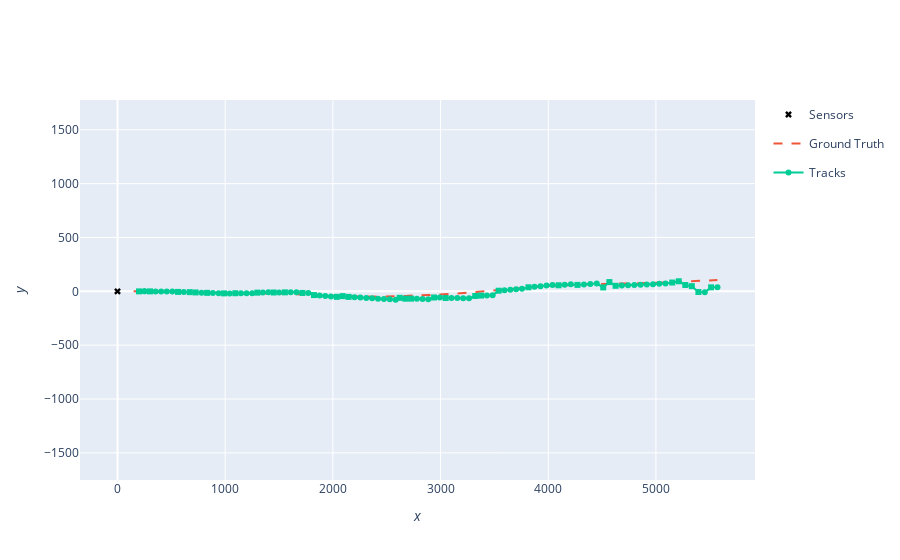

Notebook source saved alongside this figure:
### Markdown cell above
Plot the ground truth, tracks, and uncertainty ellipses for each target

### Code cell
plotter = Plotterly()
plotter.plot_sensors(sensor)
plotter.plot_ground_truths(truths, [0, 2])
plotter.plot_tracks(tracks, [0, 2], uncertainty=False)
plotter.fig
